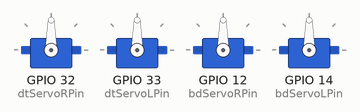
Recording of a sketch running on a simulated ESP32. On the bench: 4 × servo. WiFi joins after 1.5 s; servers stay silent unless stated; what the sketch prints to the serial monitor is not drawn.

Above: at 0.0 s.
At 6.0 s:
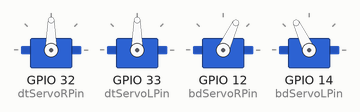
At 17.5 s:
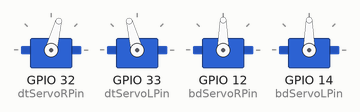
At 22.5 s:
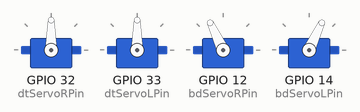
At 24.0 s:
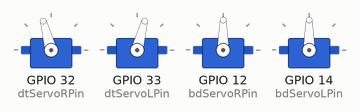
Timing chart, 0 to 30.5 s (numbered marks = the images above):
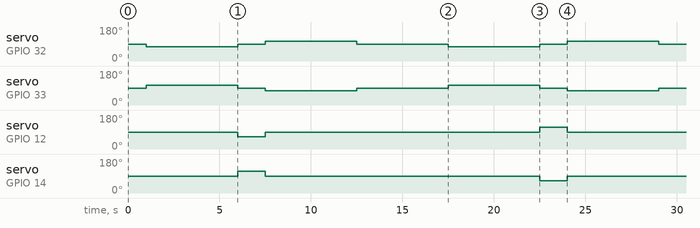

The sketch:

plate_carrier.ino
```cpp
#include <ESP32Servo.h>
#include <WiFi.h>
#include <esp_wifi.h>
#include <HTTPClient.h>

// Drive Train Servos
const int dtServoRPin = 32; // Digital pin of the Servo
const int dtCap = 360;
Servo dtServoR;  // dtServo instance
const int dtServoLPin = 33;
Servo dtServoL;
const int dtNum = 2;
Servo* dtServos[] = {&dtServoR, &dtServoL};

// Belt Drive Servo
const int bdServoRPin = 12; // Digital pin of the Servo
const int bdCap = 360;
Servo bdServoR;  // bdServo instance
const int bdServoLPin = 14;
Servo bdServoL;
const int bdNum = 2;
Servo* bdServos[] = {&bdServoR, &bdServoL};

//Belt Motor Values
const float beltSpeed = 25;
const int beltDelay = 1500;
//Drivetrain Values
const float moveSpeed = 15;
//fw/bw
const int unitDelay = 500;
//rt/lt
const int turnDelay = 250;

//Network Values
String path = "http://192.168.1.106:1880/get/";
const char* ssid = "utexas-iot";
const char* pass = "17981954548150055250";


void setup()
{
  Serial.begin(115200);

  dtServoR.attach(dtServoRPin);
  dtServoL.attach(dtServoLPin);
  bdServoR.attach(bdServoRPin);
  bdServoL.attach(bdServoLPin);

  delay(1000);
  fw(10);
  movePlate(false);
  bw(10);

  delay(5000);

  fw(10);
  movePlate(true);
  bw(10);

  WiFi.mode(WIFI_STA);
  esp_wifi_set_ps(WIFI_PS_NONE);
  WiFi.begin("utexas-iot", "17981954548150055250");
  Serial.print("Connecting to WiFi ..");
  while (WiFi.status() != WL_CONNECTED)
  {
    Serial.print('.');
    delay(1000);
  }
}

void loop()
{
  if(get("pickup"))
  {
    fw(10);
    rt();
    fw(10);
    delay(3000);
    movePlate(false);
    bw(10);
    lt();
    bw(10);
  }

  if(get("deliver"))
  {
    fw(10);
    rt();
    fw(10);
    movePlate(true);
    delay(3000);
    bw(10);
    lt();
    bw(10);
  }
}

bool get(String request)
{
  HTTPClient http;

  String serverPath = path + "request";

  // Your Domain name with URL path or IP address with path
  http.begin(serverPath.c_str());

  // If you need Node-RED/server authentication, insert user and password below
  //http.setAuthorization("REPLACE_WITH_SERVER_USERNAME", "REPLACE_WITH_SERVER_PASSWORD");

  // Send HTTP GET request
  int httpResponseCode = http.GET();
  String payload = "";

  if (httpResponseCode>0) {
    Serial.print("HTTP Response code: ");
    Serial.println(httpResponseCode);
    payload = http.getString();
    payload.toLowerCase();
    Serial.println(payload);
  }
  else {
    Serial.print("Error code: ");
    Serial.println(httpResponseCode);
  }
  // Free resources
  http.end();
  if(payload.indexOf("true") > -1)
  {
    return true;
  }
  return false;
}

void readMacAddress()
{
  uint8_t baseMac[6];
  esp_err_t ret = esp_wifi_get_mac(WIFI_IF_STA, baseMac);
  if (ret == ESP_OK)
  {
    Serial.printf("%02x:%02x:%02x:%02x:%02x:%02x\n",
                  baseMac[0], baseMac[1], baseMac[2],
                  baseMac[3], baseMac[4], baseMac[5]);
  }
  else
  {
    Serial.println("Failed to read MAC address");
  }
}

void movePlate(bool backward)
{
  float speed = beltSpeed;
  if(backward)
  {
    speed = speed * -1;
  }

  move(&bdServoR, -speed);
  move(&bdServoL, speed);
  stop(bdServos, bdNum, beltDelay);
}

void fw(int units)
{
  move(&dtServoR, -moveSpeed); //Motors flipped and other wonky bs
  move(&dtServoL, moveSpeed);
  stop(dtServos, dtNum, unitDelay * units);
}

void bw(int units)
{
  move(&dtServoR, moveSpeed);
  move(&dtServoL, -moveSpeed);
  stop(dtServos, dtNum, unitDelay * units);
}

void rt()
{
  move(&dtServoR, moveSpeed);
  move(&dtServoL, moveSpeed);
  stop(dtServos, dtNum, turnDelay);
}

void lt()
{
  move(&dtServoR, -moveSpeed);
  move(&dtServoL, -moveSpeed);
  stop(dtServos, dtNum, turnDelay);
}

/** Moves the given motor at the given speed. The motors are moved syncronously.
* @param servo The servos to move as a list
* @param speed The speed to move by, (-90, 90). Negative value is reverse.
*/
void move(Servo* servo, float speed)
{
  speed = cappedSpeed(speed);
  servo->write(speed);
}

void stop(Servo* servos[], int numServos, int time)
{
  delay(time);
  for(int i = 0; i < numServos; i++)
  {
    servos[i]->write(90);
  }
}

/** Takes a speed value and converts it into usable write speed for the servo
* @param speed The given speed value to convert
*/
float cappedSpeed(float speed)
{
  if(speed < 0)
  {
    if(speed < -90)
    {
      speed = -90; // caps the maximum reverse speed
    }
    speed = speed + 90;
  }
  else
  {
    speed = speed + 90;
    if(speed > 180)
    {
      speed = 180; // caps the maximum forward speed
    }
  }

  return speed;
}
```
